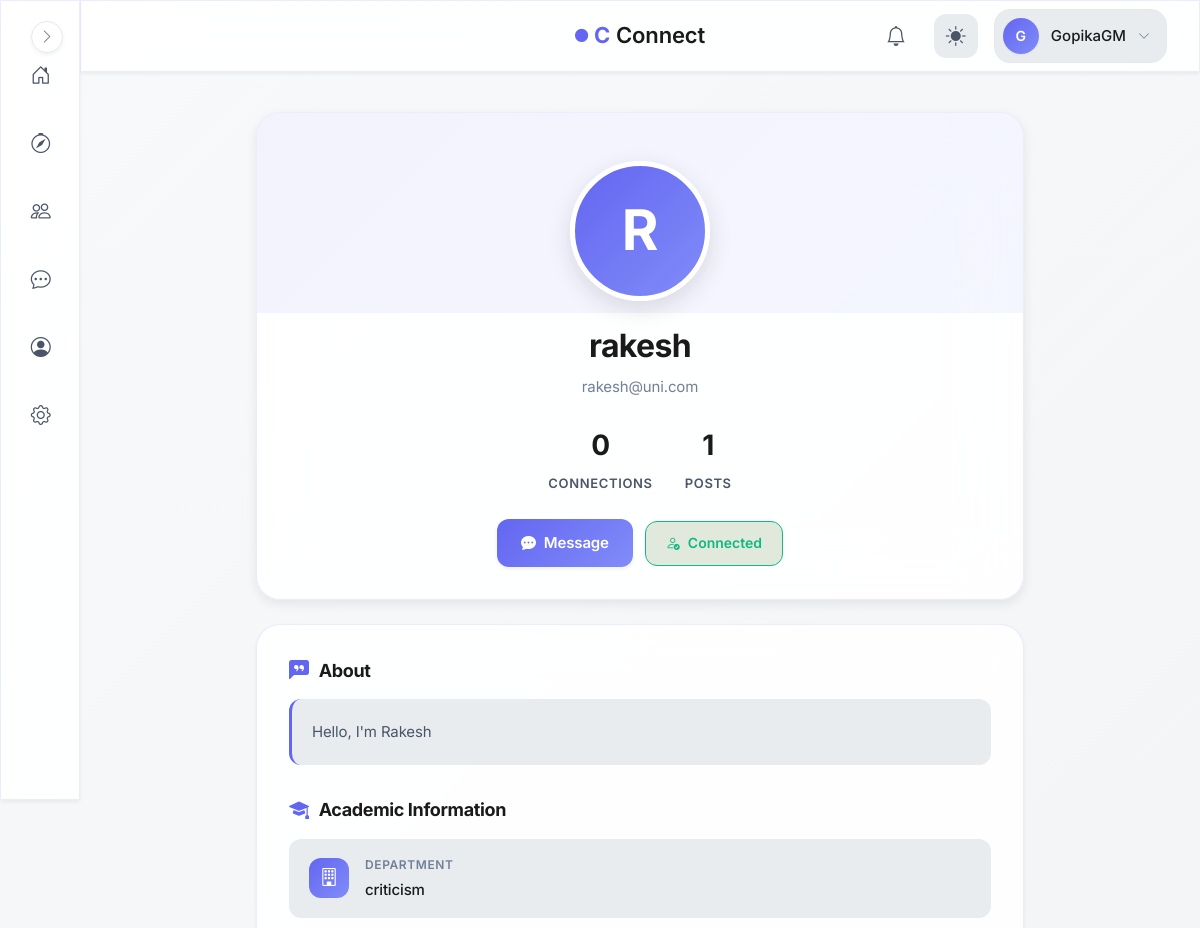
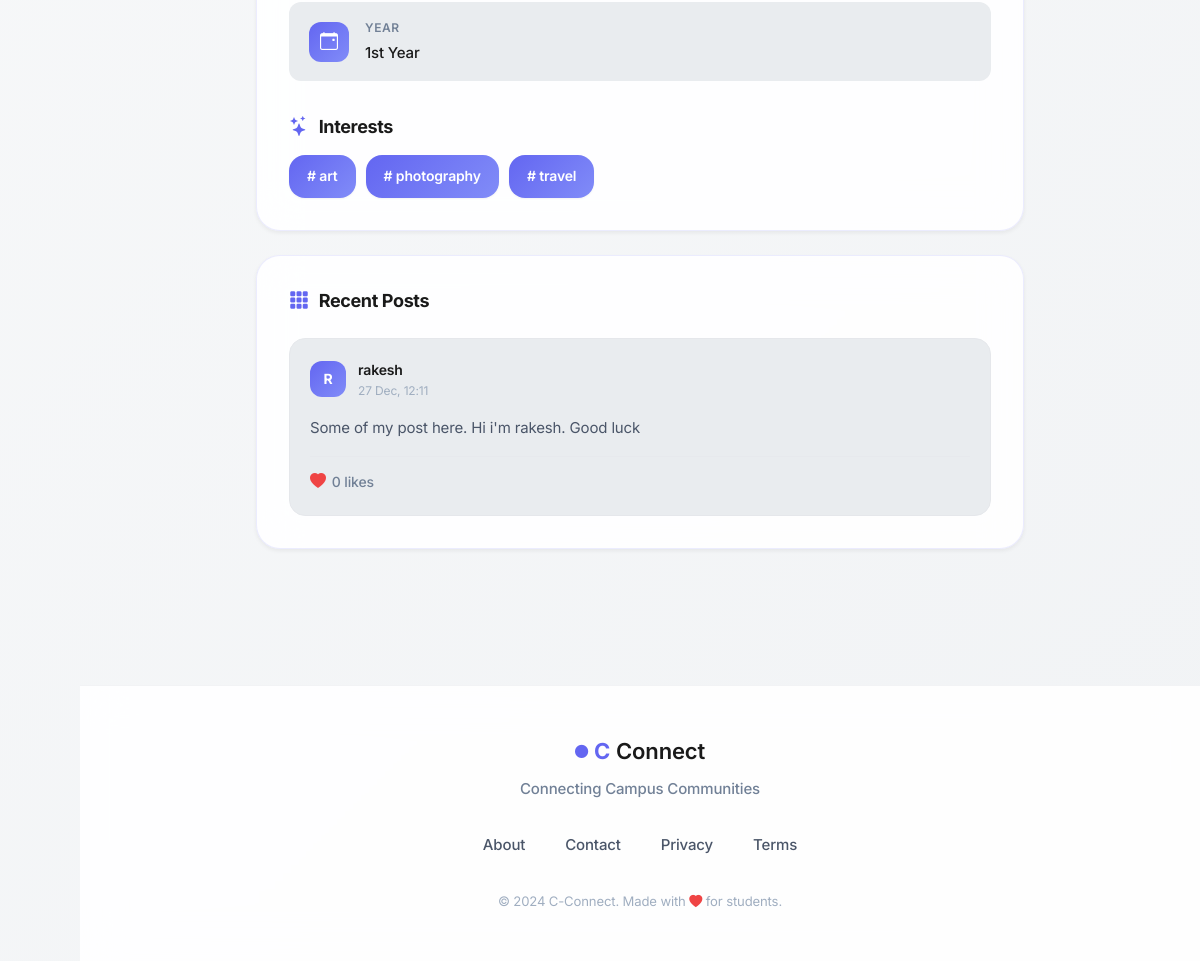
The app's page /user/21 (signed in) with its own data (2 pictures, top to bottom).
### models.py (models this page shows, shortened)
class User(UserMixin, db.Model):
    id = db.Column(db.Integer, primary_key=True, autoincrement=True)  # Unique identifier
    username = db.Column(db.String(100), nullable=False)  # Name of the user (later can add this unique if needed)
    email = db.Column(db.String(120), nullable=False, unique=True)  # Email of the user
    password = db.Column(db.String(200), nullable=False)  # Passwords not hashed yet (done in setup_db.py)
    created_at = db.Column(db.DateTime, default=db.func.now())  # Timestamp of account creation
    last_login = db.Column(db.DateTime, nullable=True)  # Timestamp of last login
    pass

class Profile(db.Model):
    id = db.Column(db.Integer, primary_key=True, autoincrement=True)  # Unique identifier
    user_id = db.Column(db.Integer, db.ForeignKey('user.id'), nullable=False,unique=True)  # Foreign key to User
    bio = db.Column(db.Text, nullable=True)
    profile_picture = db.Column(db.String(225), nullable=True)  # URL to profile
    department = db.Column(db.String(100), nullable=True)
    year=db.Column(db.String(20),nullable=True)
    interests=db.Column(db.JSON,nullable=True,default=list) #or db.String(500), can be comma separated values or db.Text
    location = db.Column(db.String(150), nullable=True)
    visibility = db.Column(db.String(50), default='public')  # public, private, connections-only
    updated_at = db.Column(db.DateTime, default=db.func.now(), onupdate=db.func.now())
    user = db.relationship('User', backref=db.backref('profile', uselist=False)) #here changed 'profiles' to 'profile'

class Post(db.Model):
    __tablename__ = "posts"
    id = db.Column(db.Integer, primary_key=True)
    user_id = db.Column(db.Integer, db.ForeignKey("user.id"), nullable=False)
    content = db.Column(db.Text, nullable=False)
    created_at = db.Column(db.DateTime, default=db.func.now(), index=True)
    user = db.relationship("User", backref="posts", lazy=True)
    likes = db.relationship(
        "PostLike",
        backref="post",
        cascade="all, delete-orphan",
        lazy="select"
    )

### blueprints/main/routes.py (the view)
@main.route("/user/<int:user_id>")
@login_required
def view_user_profile(user_id):
    if user_id <= 0 or user_id == current_user.id:
        return redirect(url_for("auth.profile"))
    user = User.query.get_or_404(user_id)
    profile = user.profile
    conn = Connection.query.filter(
        ((Connection.user_id == current_user.id) & (Connection.target_user_id == user_id)) |
        ((Connection.user_id == user_id) & (Connection.target_user_id == current_user.id))
    ).first()
    posts = (
        Post.query
        .filter_by(user_id=user.id)
        .order_by(Post.created_at.desc())
        .limit(10)
        .all()
    )
    if current_user.id != user.id:
        try:
            last_visit = (
                ProfileVisit.query
                .filter_by(viewer_id=current_user.id, viewed_id=user.id)
                .order_by(ProfileVisit.timestamp.desc())
                .first()
            )
            if not last_visit or (datetime.now(timezone.utc) - last_visit.timestamp).total_seconds() > 1800: #30 minutes
                v = ProfileVisit(viewer_id=current_user.id, viewed_id=user.id)
                db.session.add(v)
                db.session.commit()
        except:
            db.session.rollback()
    return render_template(
        "main/user_profile.html",
        user=user,
        profile=profile,
        conn=conn,
        posts=posts
    )

### blueprints/main/templates/main/user_profile.html (shortened to what this page needs)
{% extends "base.html" %}
{% block body %}
<div class="user-profile-page">
    <section class="user-profile-header">
        <div class="user-profile-header__avatar">
            {% if user.profile and user.profile.profile_picture %}
                <span class="user-profile-header__avatar-fallback" style="display: none;">
                    {{ user.username[0].upper() }}
                </span>
            {% else %}
                <span class="user-profile-header__avatar-fallback">
                    {{ user.username[0].upper() }}
                </span>
            {% endif %}
        </div>
        <h1 class="user-profile-header__name">{{ user.username }}</h1>
        <p class="user-profile-header__email">{{ user.email }}</p>
        <div class="user-profile-header__stats">
            <div class="user-profile-header__stat">
                <span class="user-profile-header__stat-value">
                    {{ user.connection_count if user.connection_count is defined else '0' }}
                </span>
                <span class="user-profile-header__stat-label">Connections</span>
            </div>
            <div class="user-profile-header__stat">
                <span class="user-profile-header__stat-value">
                    {{ posts|length if posts else '0' }}
                </span>
                <span class="user-profile-header__stat-label">Posts</span>
            </div>
        </div>
<div class="user-profile-header__actions">
    {% if conn is none %}
        <form method="POST" action="{{ url_for('connections.connections_send', target_id=user.id) }}" style="margin: 0;">
            <input type="hidden" name="csrf_token" value="{{ csrf_token() }}">
            <button type="submit" class="user-profile-header__btn user-profile-header__btn--primary">
                <i class="bi bi-person-plus"></i>
                <span>Connect</span>
            </button>
        </form>
    {% elif conn.status == 'pending' and conn.user_id == current_user.id %}
        <div class="user-profile-header__status user-profile-header__status--pending">
            <i class="bi bi-clock-fill"></i>
            <span>Request Pending</span>
        </div>
    {% elif conn.status == 'accepted' %}
        <a href="{{ url_for('messages.chat', user_id=user.id) }}"
           class="user-profile-header__btn user-profile-header__btn--primary">
            <i class="bi bi-chat-dots-fill"></i>
            <span>Message</span>
        </a>
        <div class="user-profile-header__dropdown" id="profileDropdown">
            <button class="user-profile-header__status user-profile-header__status--connected" onclick="toggleDropdown(event)">
                <i class="bi bi-person-check"></i>
                <span>Connected</span>
            </button>
        </div>
    {% endif %}
</div>
    </section>
    <section class="user-profile-details">
        {% if profile and profile.bio %}
        <div class="user-profile-details__section">
            <h2 class="user-profile-details__title">
                <i class="bi bi-chat-left-quote-fill"></i>
                About
            </h2>
            <div class="user-profile-details__bio">
                {{ profile.bio }}
            </div>
        </div>
        {% endif %}
        {% if profile and (profile.department or profile.year or profile.location) %}
        <div class="user-profile-details__section">
            <h2 class="user-profile-details__title">
                <i class="bi bi-mortarboard-fill"></i>
                Academic Information
            </h2>
            <div class="user-profile-details__info-grid">
                {% if profile.department %}
                <div class="user-profile-details__info-item">
                    <div class="user-profile-details__info-icon">
                        <i class="bi bi-building"></i>
                    </div>
                    <div class="user-profile-details__info-content">
                        <div class="user-profile-details__info-label">Department</div>
                        <div class="user-profile-details__info-value">{{ profile.department }}</div>
                    </div>
                </div>
                {% endif %}
                {% if profile.year %}
                <div class="user-profile-details__info-item">
                    <div class="user-profile-details__info-icon">
                        <i class="bi bi-calendar-event"></i>
                    </div>
                    <div class="user-profile-details__info-content">
                        <div class="user-profile-details__info-label">Year</div>
                        <div class="user-profile-details__info-value">{{ profile.year }}</div>
                    </div>
                </div>
                {% endif %}
            </div>
        </div>
        {% endif %}
        {% if profile and profile.interests %}
        <div class="user-profile-details__section">
            <h2 class="user-profile-details__title">
                <i class="bi bi-stars"></i>
                Interests
            </h2>
            <div class="user-profile-details__interests">
                {% for interest in profile.interests %}
                    <span class="user-profile-details__interest-tag"># {{ interest }}</span>
                {% endfor %}
            </div>
        </div>
        {% endif %}
    </section>
    <section class="user-profile-posts">
        <div class="user-profile-posts__header">
            <h2 class="user-profile-posts__title">
                <i class="bi bi-grid-3x3-gap-fill"></i>
                Recent Posts
            </h2>
        </div>
        {% if posts %}
        <div class="user-profile-posts__list">
            {% for post in posts %}
            <article class="post-card">
                <header class="post-card__header">
                    <div class="post-card__meta">
                        <div class="post-card__avatar">
                            {{ user.username[0].upper() }}
                        </div>
                        <div class="post-card__info">
                            <div class="post-card__author">{{ user.username }}</div>
                            <div class="post-card__time">{{ post.created_at.strftime("%d %b, %H:%M") }}</div>
                        </div>
                    </div>
                </header>
                <div class="post-card__content">
                    {{ post.content }}
                </div>
                <footer class="post-card__footer">
                    <div class="post-card__stat">
                        <i class="bi bi-heart-fill"></i>
                        <span>{{ post.likes|length if post.likes else 0 }} likes</span>
                    </div>
                </footer>
            </article>
            {% endfor %}
        </div>
        {% else %}
        <div class="user-profile-details__empty">
            <i class="bi bi-inbox"></i>
            <p style="margin: 0;">No posts yet</p>
        </div>
        {% endif %}
    </section>
</div>
{% endblock %}

### templates/base.html (shortened to what this page needs)
<!DOCTYPE html>
<html lang="en">
<head>
    <link rel="stylesheet" href="https://cdn.jsdelivr.net/npm/bootstrap-icons@1.11.1/font/bootstrap-icons.css">
    <link href="https://cdn.jsdelivr.net/npm/bootstrap@5.3.2/dist/css/bootstrap.min.css" rel="stylesheet">
    <link rel="stylesheet" href="{{ url_for('static', filename='css/global.css') }}">
</head>
<body>
    {% if current_user.is_authenticated %}
        <aside class="sidebar glass-effect" id="sidebar">
            <nav class="sidebar__nav">
                <a href="{{ url_for('main.dashboard') }}" class="sidebar__link" data-tooltip="Dashboard">
                    <div class="sidebar__link-icon">
                        <i class="bi bi-house-door"></i>
                    </div>
                </a>
                <a href="{{ url_for('main.search_page') }}" class="sidebar__link" data-tooltip="Discover">
                    <div class="sidebar__link-icon">
                        <i class="bi bi-compass"></i>
                    </div>
                </a>
                <a href="{{ url_for('connections.connections_home') }}" class="sidebar__link" data-tooltip="Connections">
                    <div class="sidebar__link-icon">
                        <i class="bi bi-people"></i>
                    </div>
                </a>
                <a href="{{ url_for('messages.inbox') }}" class="sidebar__link" data-tooltip="Messages">
                    <div class="sidebar__link-icon">
                        <i class="bi bi-chat-dots"></i>
                    </div>
                </a>
                <a href="{{ url_for('auth.profile') }}" class="sidebar__link" data-tooltip="Profile">
                    <div class="sidebar__link-icon">
                        <i class="bi bi-person-circle"></i>
                    </div>
                </a>
                <a href="{{ url_for('main.settings') }}" class="sidebar__link" data-tooltip="Settings">
                    <div class="sidebar__link-icon">
                        <i class="bi bi-gear"></i>
                    </div>
                </a>
            </nav>
            <button class="sidebar__toggle" id="sidebarToggle" aria-label="Toggle sidebar">
                <i class="bi bi-chevron-right"></i>
            </button>
        </aside>
        <header class="topbar glass-effect">
            <div class="topbar__container">
                <div class="topbar__center">
                    <a href="{{ url_for('main.home') }}" class="topbar__brand">
                        <span class="brand-icon-small">
                            <i class="bi bi-circle-fill"></i>
                        </span>
                        <span class="brand-c">C</span>
                        <span class="brand-text">Connect</span>
                    </a>
                </div>
                <div class="topbar__actions">
                    <a href="{{ url_for('notifications.notifications_list') }}" class="topbar__icon-btn" aria-label="Notifications">
                        <i class="bi bi-bell"></i>
                        {% set unread = current_user.notifications | selectattr("is_read", "equalto", False) | list %}
                    </a>
                    <button class="topbar__icon-btn topbar__theme-toggle" id="themeToggle" aria-label="Toggle theme">
                        <i class="bi bi-sun-fill" id="themeIcon"></i>
                    </button>
                    <div class="topbar__profile" id="profileDropdown">
                        <button class="topbar__profile-btn" aria-label="Profile menu">
                            <div class="topbar__avatar">
                                {{ current_user.username[0].upper() }}
                            </div>
                            <span class="topbar__username">{{ current_user.username }}</span>
                            <i class="bi bi-chevron-down topbar__profile-arrow"></i>
                        </button>
                    </div>
                </div>
            </div>
        </header>
    {% endif %}
    <main class="main-content">
        {% block body %}{% endblock %}
    </main>
    <footer class="footer">
        <div class="footer__container">
            <div class="footer__brand">
                <div class="footer__logo">
                    <span class="brand-icon-small">
                        <i class="bi bi-circle-fill"></i>
                    </span>
                    <span class="brand-c">C</span>
                    <span class="brand-text">Connect</span>
                </div>
                <p class="footer__tagline">Connecting Campus Communities</p>
            </div>
            <div class="footer__links">
                <a href="{{ url_for('main.about') }}" class="footer__link">About</a>
                <a href="{{ url_for('main.contact') }}" class="footer__link">Contact</a>
                <a href="#" class="footer__link">Privacy</a>
                <a href="#" class="footer__link">Terms</a>
            </div>
            <div class="footer__credits">
                <small>&copy; 2024 C-Connect. Made with <i class="bi bi-heart-fill"></i> for students.</small>
            </div>
        </div>
    </footer>
</body>
</html>

### records on screen
User: username "G", username "GopikaGM"
User: username "R", username "rakesh", email "rakesh@uni.com"
Profile: bio "Hello, I'm Rakesh", department "criticism", year "1st Year"
Post: created_at "27 Dec, 12:11", content "Some of my post here. Hi i'm rakesh. Good luck", likes|length "0"

### other values on screen
{{ user.connection_count if user.connection_count is defined else '0' }} "0"
{{ posts|length if posts else '0' }} "1"
{{ interest }} "art" "photography" "travel"
